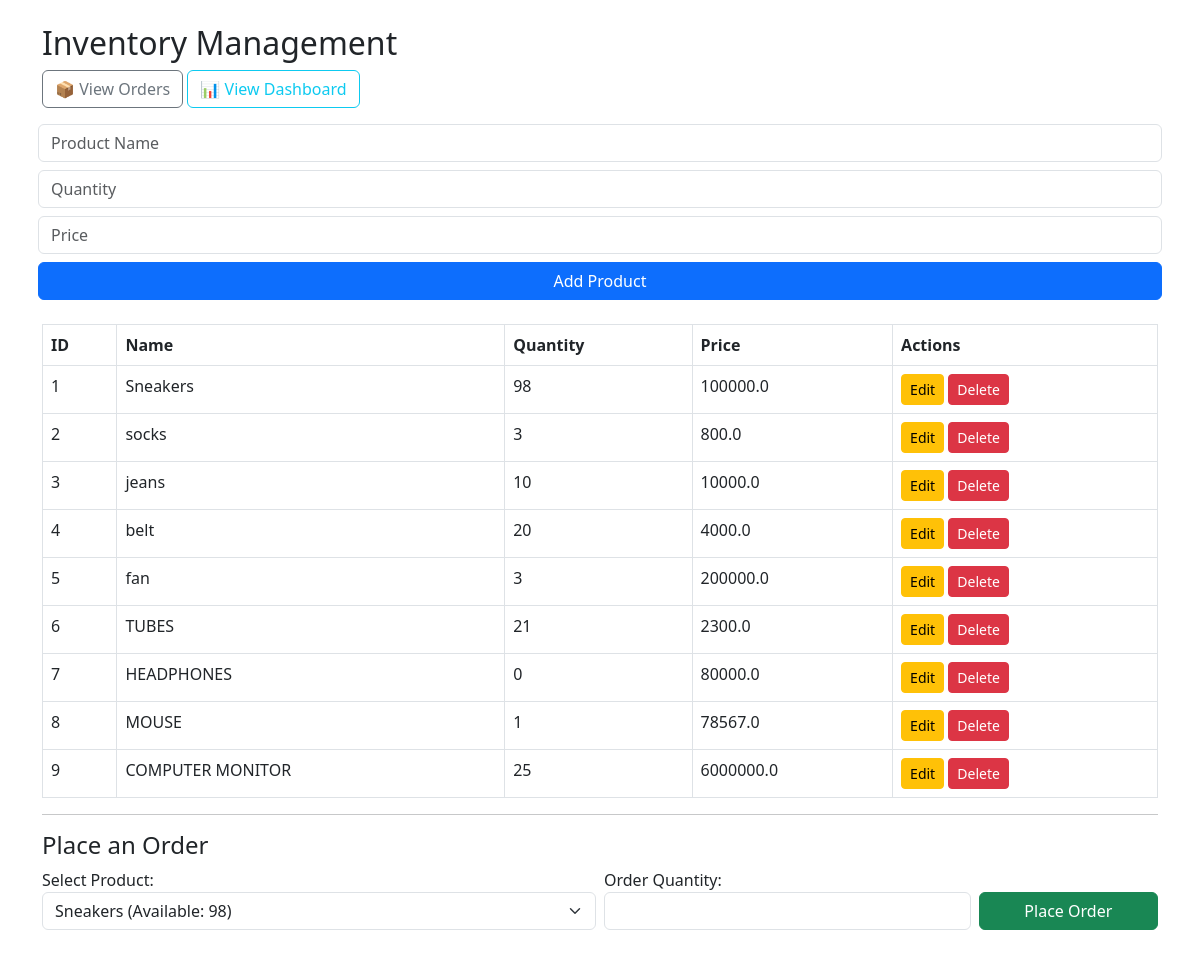
Screenshot of / (signed in) with the database file from the repository.
### app.py (models this page shows)
class Product(db.Model):
    id = db.Column(db.Integer, primary_key=True)
    name = db.Column(db.String(100), nullable=False)
    quantity = db.Column(db.Integer, nullable=False)
    price = db.Column(db.Float, nullable=False)

### app.py (the view)
@app.route('/')
def index():
    if 'user_id' not in session:
        return redirect(url_for('login'))
    products = Product.query.all()
    message = request.args.get('message')
    return render_template('index.html', products=products, message=message)

### templates/index.html (shortened to what this page needs)
<!DOCTYPE html>
<html>
<head>
    <link href="https://cdn.jsdelivr.net/npm/bootstrap@5.3.0/dist/css/bootstrap.min.css" rel="stylesheet">
</head>
<body class="container py-4">
    <h2>Inventory Management</h2>
    <a href="/orders" class="btn btn-outline-secondary mb-3">📦 View Orders</a>
    <a href="/dashboard" class="btn btn-outline-info mb-3">📊 View Dashboard</a>
    <form method="POST" action="/add" class="row g-2 mb-4">
        <input class="form-control" type="text" name="name" placeholder="Product Name" required>
        <input class="form-control" type="number" name="quantity" placeholder="Quantity" required>
        <input class="form-control" type="number" step="0.01" name="price" placeholder="Price" required>
        <button type="submit" class="btn btn-primary">Add Product</button>
    </form>
    <table class="table table-bordered">
        <thead>
            <tr>
                <th>ID</th>
                <th>Name</th>
                <th>Quantity</th>
                <th>Price</th>
                <th>Actions</th>
            </tr>
        </thead>
        <tbody>
            {% for p in products %}
            <tr {% if p.quantity < 5 %} style="background-color: #ffe6e6;" {% endif %}>
                <td>{{ p.id }}</td>
                <td>{{ p.name }}</td>
                <td>{{ p.quantity }}</td>
                <td>{{ p.price }}</td>
                <td>
                    <a href="/edit/{{ p.id }}" class="btn btn-sm btn-warning">Edit</a>
                    <a href="/delete/{{ p.id }}" class="btn btn-sm btn-danger"
                       onclick="return confirm('Are you sure you want to delete this product?')">Delete</a>
                </td>
            </tr>
            {% endfor %}
        </tbody>
    </table>
    <hr>
    <h4>Place an Order</h4>
    <form method="POST" action="/order" class="row g-2 mb-4">
        <div class="col-md-6">
            <label>Select Product:</label>
            <select name="product_id" class="form-select" required>
                {% for p in products %}
                    <option value="{{ p.id }}">{{ p.name }} (Available: {{ p.quantity }})</option>
                {% endfor %}
            </select>
        </div>
        <div class="col-md-4">
            <label>Order Quantity:</label>
            <input type="number" name="order_qty" class="form-control" min="1" required>
        </div>
        <div class="col-md-2">
            <label>&nbsp;</label>
            <button type="submit" class="btn btn-success w-100">Place Order</button>
        </div>
    </form>
</body>
</html>

### rows the page displays
Product: id "1", name "Sneakers", quantity "98", price "100000.0"
Product: id "2", name "socks", quantity "3", price "800.0"
Product: id "3", name "jeans", quantity "10", price "10000.0"
Product: id "4", name "belt", quantity "20", price "4000.0"
Product: id "5", name "fan", quantity "3", price "200000.0"
Product: id "6", name "TUBES", quantity "21", price "2300.0"
Product: id "7", name "HEADPHONES", quantity "0", price "80000.0"
Product: id "8", name "MOUSE", quantity "1", price "78567.0"
Product: id "9", name "COMPUTER MONITOR", quantity "25", price "6000000.0"

### other values shown
form field product_id "Sneakers (Available: 98)"
